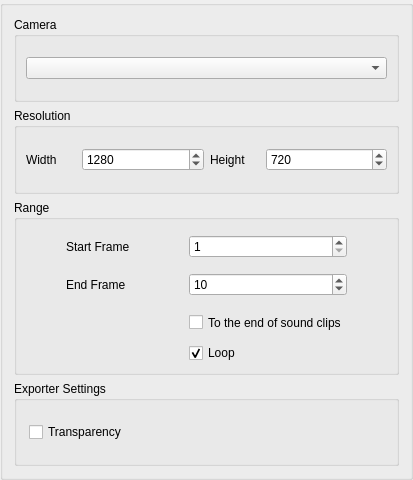
<?xml version="1.0" encoding="UTF-8"?>
<ui version="4.0">
 <class>ExportMovieOptions</class>
 <widget class="QGroupBox" name="ExportMovieOptions">
  <property name="geometry">
   <rect>
    <x>0</x>
    <y>0</y>
    <width>413</width>
    <height>480</height>
   </rect>
  </property>
  <property name="sizePolicy">
   <sizepolicy hsizetype="Preferred" vsizetype="Minimum">
    <horstretch>0</horstretch>
    <verstretch>0</verstretch>
   </sizepolicy>
  </property>
  <property name="minimumSize">
   <size>
    <width>315</width>
    <height>0</height>
   </size>
  </property>
  <layout class="QVBoxLayout" name="verticalLayout">
   <item>
    <widget class="QGroupBox" name="cameraGroupBox">
     <property name="title">
      <string>Camera</string>
     </property>
     <layout class="QHBoxLayout" name="horizontalLayout_3">
      <item>
       <widget class="QComboBox" name="cameraCombo"/>
      </item>
     </layout>
    </widget>
   </item>
   <item>
    <widget class="QGroupBox" name="resolutionGroupBox">
     <property name="title">
      <string>Resolution</string>
     </property>
     <layout class="QHBoxLayout" name="horizontalLayout">
      <item>
       <widget class="QLabel" name="label">
        <property name="sizePolicy">
         <sizepolicy hsizetype="Fixed" vsizetype="Fixed">
          <horstretch>0</horstretch>
          <verstretch>0</verstretch>
         </sizepolicy>
        </property>
        <property name="minimumSize">
         <size>
          <width>50</width>
          <height>35</height>
         </size>
        </property>
        <property name="text">
         <string>Width</string>
        </property>
       </widget>
      </item>
      <item>
       <widget class="QSpinBox" name="widthSpinBox">
        <property name="maximum">
         <number>9999</number>
        </property>
        <property name="value">
         <number>1280</number>
        </property>
       </widget>
      </item>
      <item>
       <widget class="QLabel" name="label_2">
        <property name="sizePolicy">
         <sizepolicy hsizetype="Fixed" vsizetype="Fixed">
          <horstretch>0</horstretch>
          <verstretch>0</verstretch>
         </sizepolicy>
        </property>
        <property name="minimumSize">
         <size>
          <width>50</width>
          <height>35</height>
         </size>
        </property>
        <property name="text">
         <string>Height</string>
        </property>
       </widget>
      </item>
      <item>
       <widget class="QSpinBox" name="heightSpinBox">
        <property name="maximum">
         <number>9999</number>
        </property>
        <property name="value">
         <number>720</number>
        </property>
       </widget>
      </item>
     </layout>
    </widget>
   </item>
   <item>
    <widget class="QGroupBox" name="frameRangeGroupBox">
     <property name="title">
      <string>Range</string>
     </property>
     <layout class="QGridLayout" name="gridLayout_2">
      <property name="leftMargin">
       <number>9</number>
      </property>
      <property name="topMargin">
       <number>9</number>
      </property>
      <property name="rightMargin">
       <number>9</number>
      </property>
      <property name="bottomMargin">
       <number>9</number>
      </property>
      <property name="spacing">
       <number>3</number>
      </property>
      <item row="0" column="2">
       <widget class="QSpinBox" name="startSpinBox">
        <property name="minimum">
         <number>1</number>
        </property>
        <property name="maximum">
         <number>99999</number>
        </property>
        <property name="value">
         <number>1</number>
        </property>
       </widget>
      </item>
      <item row="1" column="1">
       <widget class="QLabel" name="endLabel">
        <property name="sizePolicy">
         <sizepolicy hsizetype="Fixed" vsizetype="Fixed">
          <horstretch>0</horstretch>
          <verstretch>0</verstretch>
         </sizepolicy>
        </property>
        <property name="minimumSize">
         <size>
          <width>80</width>
          <height>35</height>
         </size>
        </property>
        <property name="toolTip">
         <string>The last frame you want to include in the exported movie</string>
        </property>
        <property name="text">
         <string>End Frame</string>
        </property>
       </widget>
      </item>
      <item row="0" column="1">
       <widget class="QLabel" name="startLabel">
        <property name="sizePolicy">
         <sizepolicy hsizetype="Fixed" vsizetype="Fixed">
          <horstretch>0</horstretch>
          <verstretch>0</verstretch>
         </sizepolicy>
        </property>
        <property name="minimumSize">
         <size>
          <width>80</width>
          <height>35</height>
         </size>
        </property>
        <property name="toolTip">
         <string>The first frame you want to include in the exported movie</string>
        </property>
        <property name="text">
         <string>Start Frame</string>
        </property>
       </widget>
      </item>
      <item row="2" column="2">
       <widget class="QCheckBox" name="frameCheckBox">
        <property name="sizePolicy">
         <sizepolicy hsizetype="Fixed" vsizetype="Fixed">
          <horstretch>0</horstretch>
          <verstretch>0</verstretch>
         </sizepolicy>
        </property>
        <property name="minimumSize">
         <size>
          <width>50</width>
          <height>35</height>
         </size>
        </property>
        <property name="baseSize">
         <size>
          <width>0</width>
          <height>0</height>
         </size>
        </property>
        <property name="toolTip">
         <string>&lt;html&gt;&lt;head/&gt;&lt;body&gt;&lt;p&gt;End frame is set to last paintable keyframe (Useful when you only want to export to the last animated frame)&lt;/p&gt;&lt;/body&gt;&lt;/html&gt;</string>
        </property>
        <property name="whatsThis">
         <string/>
        </property>
        <property name="text">
         <string>To the end of sound clips</string>
        </property>
       </widget>
      </item>
      <item row="1" column="2">
       <widget class="QSpinBox" name="endSpinBox">
        <property name="minimum">
         <number>1</number>
        </property>
        <property name="maximum">
         <number>999999</number>
        </property>
        <property name="value">
         <number>10</number>
        </property>
       </widget>
      </item>
      <item row="3" column="2">
       <widget class="QCheckBox" name="loopCheckBox">
        <property name="enabled">
         <bool>true</bool>
        </property>
        <property name="toolTip">
         <string>GIF and APNG only</string>
        </property>
        <property name="text">
         <string>Loop</string>
        </property>
        <property name="checked">
         <bool>true</bool>
        </property>
       </widget>
      </item>
     </layout>
    </widget>
   </item>
   <item>
    <widget class="QGroupBox" name="exporterGroupBox">
     <property name="title">
      <string>Exporter Settings</string>
     </property>
     <layout class="QVBoxLayout" name="verticalLayout_3">
      <property name="leftMargin">
       <number>12</number>
      </property>
      <property name="topMargin">
       <number>12</number>
      </property>
      <property name="rightMargin">
       <number>12</number>
      </property>
      <property name="bottomMargin">
       <number>12</number>
      </property>
      <item>
       <widget class="QCheckBox" name="transparencyCheckBox">
        <property name="toolTip">
         <string>WebM and APNG only</string>
        </property>
        <property name="text">
         <string>Transparency</string>
        </property>
       </widget>
      </item>
     </layout>
    </widget>
   </item>
  </layout>
 </widget>
 <tabstops>
  <tabstop>cameraCombo</tabstop>
  <tabstop>widthSpinBox</tabstop>
  <tabstop>heightSpinBox</tabstop>
  <tabstop>startSpinBox</tabstop>
  <tabstop>endSpinBox</tabstop>
  <tabstop>frameCheckBox</tabstop>
  <tabstop>loopCheckBox</tabstop>
  <tabstop>transparencyCheckBox</tabstop>
 </tabstops>
 <resources/>
 <connections/>
</ui>
